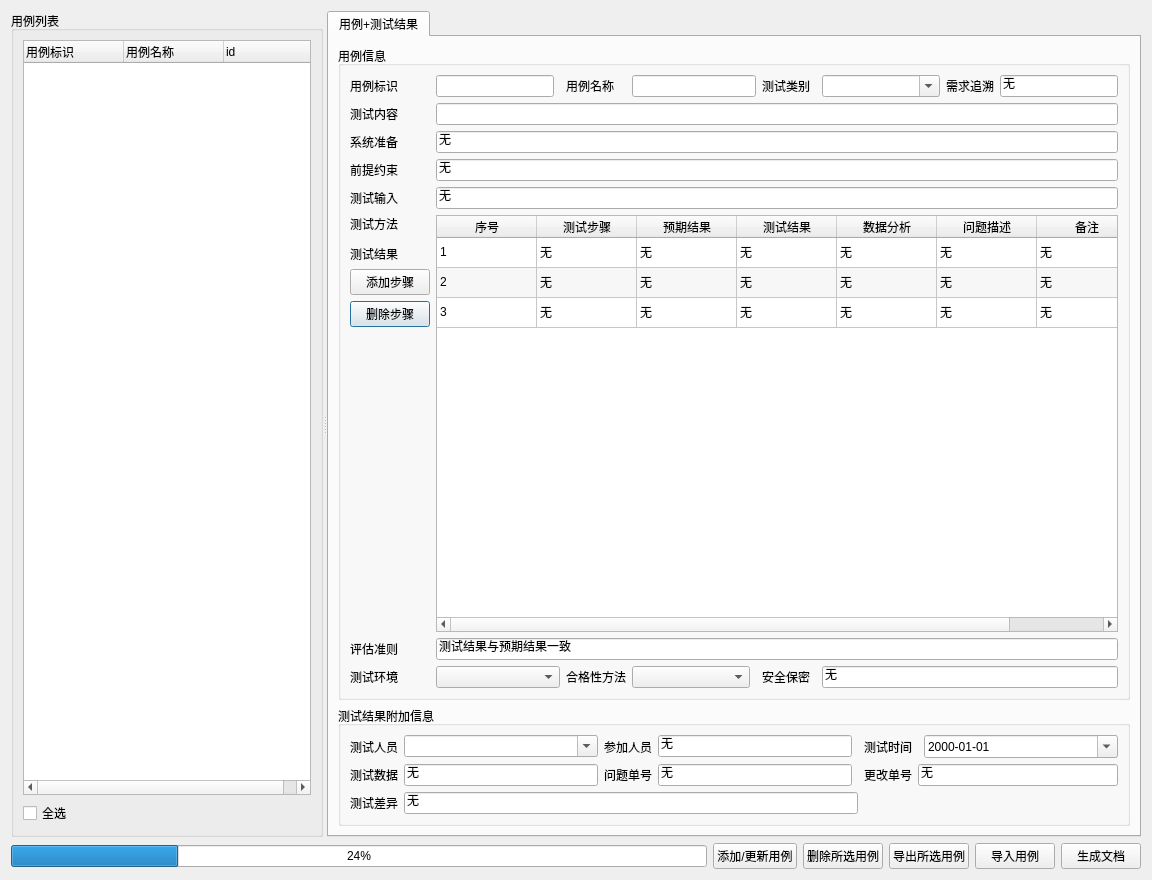
<?xml version="1.0" encoding="UTF-8"?>
<ui version="4.0">
 <class>CraneTestDocWnd</class>
 <widget class="QDialog" name="CraneTestDocWnd">
  <property name="geometry">
   <rect>
    <x>0</x>
    <y>0</y>
    <width>1152</width>
    <height>880</height>
   </rect>
  </property>
  <property name="windowTitle">
   <string>配置项测试工具</string>
  </property>
  <layout class="QVBoxLayout" name="verticalLayout_2">
   <item>
    <widget class="QSplitter" name="splitter">
     <property name="sizePolicy">
      <sizepolicy hsizetype="Expanding" vsizetype="Expanding">
       <horstretch>0</horstretch>
       <verstretch>0</verstretch>
      </sizepolicy>
     </property>
     <property name="orientation">
      <enum>Qt::Horizontal</enum>
     </property>
     <widget class="QGroupBox" name="groupBox">
      <property name="sizePolicy">
       <sizepolicy hsizetype="Expanding" vsizetype="Expanding">
        <horstretch>0</horstretch>
        <verstretch>0</verstretch>
       </sizepolicy>
      </property>
      <property name="title">
       <string>用例列表</string>
      </property>
      <layout class="QVBoxLayout" name="verticalLayout">
       <item>
        <widget class="QTreeWidget" name="testcase_tree">
         <property name="sizePolicy">
          <sizepolicy hsizetype="Preferred" vsizetype="Expanding">
           <horstretch>0</horstretch>
           <verstretch>0</verstretch>
          </sizepolicy>
         </property>
         <property name="editTriggers">
          <set>QAbstractItemView::EditKeyPressed</set>
         </property>
         <property name="selectionBehavior">
          <enum>QAbstractItemView::SelectRows</enum>
         </property>
         <property name="columnCount">
          <number>3</number>
         </property>
         <column>
          <property name="text">
           <string>用例标识</string>
          </property>
         </column>
         <column>
          <property name="text">
           <string>用例名称</string>
          </property>
         </column>
         <column>
          <property name="text">
           <string>id</string>
          </property>
         </column>
        </widget>
       </item>
       <item>
        <widget class="QCheckBox" name="selectall_checkbox">
         <property name="text">
          <string>全选</string>
         </property>
        </widget>
       </item>
      </layout>
     </widget>
     <widget class="QTabWidget" name="test_tabwidget">
      <property name="sizePolicy">
       <sizepolicy hsizetype="Expanding" vsizetype="Expanding">
        <horstretch>0</horstretch>
        <verstretch>0</verstretch>
       </sizepolicy>
      </property>
      <property name="minimumSize">
       <size>
        <width>0</width>
        <height>0</height>
       </size>
      </property>
      <property name="currentIndex">
       <number>0</number>
      </property>
      <widget class="QWidget" name="test_result_tab">
       <property name="sizePolicy">
        <sizepolicy hsizetype="Expanding" vsizetype="Expanding">
         <horstretch>0</horstretch>
         <verstretch>0</verstretch>
        </sizepolicy>
       </property>
       <attribute name="title">
        <string>用例+测试结果</string>
       </attribute>
       <layout class="QVBoxLayout" name="verticalLayout_4">
        <item>
         <layout class="QVBoxLayout" name="verticalLayout_3">
          <item>
           <widget class="QGroupBox" name="testSpecGroup">
            <property name="sizePolicy">
             <sizepolicy hsizetype="Expanding" vsizetype="Expanding">
              <horstretch>0</horstretch>
              <verstretch>0</verstretch>
             </sizepolicy>
            </property>
            <property name="title">
             <string>用例信息</string>
            </property>
            <property name="flat">
             <bool>false</bool>
            </property>
            <layout class="QGridLayout" name="gridLayout">
             <property name="sizeConstraint">
              <enum>QLayout::SetNoConstraint</enum>
             </property>
             <item row="13" column="3">
              <widget class="QLabel" name="label_23">
               <property name="text">
                <string>合格性方法</string>
               </property>
              </widget>
             </item>
             <item row="2" column="0">
              <widget class="QLabel" name="label_5">
               <property name="text">
                <string>系统准备</string>
               </property>
              </widget>
             </item>
             <item row="0" column="1">
              <widget class="QLineEdit" name="test_caseidentify_edit"/>
             </item>
             <item row="13" column="1" colspan="2">
              <widget class="QComboBox" name="test_env_combox">
               <property name="sizePolicy">
                <sizepolicy hsizetype="Expanding" vsizetype="Fixed">
                 <horstretch>0</horstretch>
                 <verstretch>0</verstretch>
                </sizepolicy>
               </property>
              </widget>
             </item>
             <item row="10" column="0">
              <widget class="QLabel" name="label_9">
               <property name="text">
                <string>评估准则</string>
               </property>
              </widget>
             </item>
             <item row="0" column="4" colspan="2">
              <widget class="QLineEdit" name="test_item_edit"/>
             </item>
             <item row="3" column="1" colspan="10">
              <widget class="QLineEdit" name="precondation_edit">
               <property name="text">
                <string>无</string>
               </property>
              </widget>
             </item>
             <item row="0" column="10">
              <widget class="QLineEdit" name="require_trace_edit">
               <property name="text">
                <string>无</string>
               </property>
              </widget>
             </item>
             <item row="13" column="4">
              <widget class="QComboBox" name="qualified_method_combox">
               <property name="sizePolicy">
                <sizepolicy hsizetype="Expanding" vsizetype="Fixed">
                 <horstretch>0</horstretch>
                 <verstretch>0</verstretch>
                </sizepolicy>
               </property>
              </widget>
             </item>
             <item row="6" column="0">
              <widget class="QLabel" name="label_8">
               <property name="sizePolicy">
                <sizepolicy hsizetype="Preferred" vsizetype="Maximum">
                 <horstretch>0</horstretch>
                 <verstretch>0</verstretch>
                </sizepolicy>
               </property>
               <property name="text">
                <string>&lt;html&gt;&lt;head/&gt;&lt;body&gt;&lt;p&gt;测试方法&lt;/p&gt;&lt;p&gt;测试结果&lt;/p&gt;&lt;/body&gt;&lt;/html&gt;</string>
               </property>
              </widget>
             </item>
             <item row="4" column="1" colspan="10">
              <widget class="QLineEdit" name="test_input_edit">
               <property name="text">
                <string>无</string>
               </property>
              </widget>
             </item>
             <item row="6" column="1" rowspan="4" colspan="10">
              <widget class="QTableWidget" name="test_procedure_tabel">
               <property name="alternatingRowColors">
                <bool>true</bool>
               </property>
               <attribute name="horizontalHeaderCascadingSectionResizes">
                <bool>false</bool>
               </attribute>
               <attribute name="horizontalHeaderShowSortIndicator" stdset="0">
                <bool>false</bool>
               </attribute>
               <attribute name="horizontalHeaderStretchLastSection">
                <bool>false</bool>
               </attribute>
               <attribute name="verticalHeaderVisible">
                <bool>false</bool>
               </attribute>
               <row>
                <property name="text">
                 <string>New Row</string>
                </property>
               </row>
               <row>
                <property name="text">
                 <string>New Row</string>
                </property>
               </row>
               <row>
                <property name="text">
                 <string>New Row</string>
                </property>
               </row>
               <column>
                <property name="text">
                 <string>序号</string>
                </property>
                <property name="textAlignment">
                 <set>AlignCenter</set>
                </property>
               </column>
               <column>
                <property name="text">
                 <string>测试步骤</string>
                </property>
               </column>
               <column>
                <property name="text">
                 <string>预期结果</string>
                </property>
               </column>
               <column>
                <property name="text">
                 <string>测试结果</string>
                </property>
               </column>
               <column>
                <property name="text">
                 <string>数据分析</string>
                </property>
               </column>
               <column>
                <property name="text">
                 <string>问题描述</string>
                </property>
               </column>
               <column>
                <property name="text">
                 <string>备注</string>
                </property>
               </column>
               <item row="0" column="0">
                <property name="text">
                 <string>1</string>
                </property>
               </item>
               <item row="0" column="1">
                <property name="text">
                 <string>无</string>
                </property>
               </item>
               <item row="0" column="2">
                <property name="text">
                 <string>无</string>
                </property>
               </item>
               <item row="0" column="3">
                <property name="text">
                 <string>无</string>
                </property>
               </item>
               <item row="0" column="4">
                <property name="text">
                 <string>无</string>
                </property>
               </item>
               <item row="0" column="5">
                <property name="text">
                 <string>无</string>
                </property>
               </item>
               <item row="0" column="6">
                <property name="text">
                 <string>无</string>
                </property>
               </item>
               <item row="1" column="0">
                <property name="text">
                 <string>2</string>
                </property>
               </item>
               <item row="1" column="1">
                <property name="text">
                 <string>无</string>
                </property>
               </item>
               <item row="1" column="2">
                <property name="text">
                 <string>无</string>
                </property>
               </item>
               <item row="1" column="3">
                <property name="text">
                 <string>无</string>
                </property>
               </item>
               <item row="1" column="4">
                <property name="text">
                 <string>无</string>
                </property>
               </item>
               <item row="1" column="5">
                <property name="text">
                 <string>无</string>
                </property>
               </item>
               <item row="1" column="6">
                <property name="text">
                 <string>无</string>
                </property>
               </item>
               <item row="2" column="0">
                <property name="text">
                 <string>3</string>
                </property>
               </item>
               <item row="2" column="1">
                <property name="text">
                 <string>无</string>
                </property>
               </item>
               <item row="2" column="2">
                <property name="text">
                 <string>无</string>
                </property>
               </item>
               <item row="2" column="3">
                <property name="text">
                 <string>无</string>
                </property>
               </item>
               <item row="2" column="4">
                <property name="text">
                 <string>无</string>
                </property>
               </item>
               <item row="2" column="5">
                <property name="text">
                 <string>无</string>
                </property>
               </item>
               <item row="2" column="6">
                <property name="text">
                 <string>无</string>
                </property>
               </item>
              </widget>
             </item>
             <item row="1" column="1" colspan="10">
              <widget class="QLineEdit" name="test_content_edit"/>
             </item>
             <item row="10" column="1" colspan="10">
              <widget class="QLineEdit" name="estimate_rule_eidt">
               <property name="text">
                <string>测试结果与预期结果一致</string>
               </property>
              </widget>
             </item>
             <item row="0" column="6">
              <widget class="QLabel" name="label_2">
               <property name="text">
                <string>测试类别</string>
               </property>
              </widget>
             </item>
             <item row="0" column="8">
              <widget class="QComboBox" name="test_cat_combox">
               <property name="sizePolicy">
                <sizepolicy hsizetype="Expanding" vsizetype="Fixed">
                 <horstretch>0</horstretch>
                 <verstretch>0</verstretch>
                </sizepolicy>
               </property>
               <property name="editable">
                <bool>true</bool>
               </property>
               <property name="duplicatesEnabled">
                <bool>true</bool>
               </property>
              </widget>
             </item>
             <item row="0" column="0">
              <widget class="QLabel" name="label">
               <property name="text">
                <string>用例标识</string>
               </property>
              </widget>
             </item>
             <item row="0" column="9">
              <widget class="QLabel" name="label_3">
               <property name="text">
                <string>需求追溯</string>
               </property>
              </widget>
             </item>
             <item row="3" column="0">
              <widget class="QLabel" name="label_6">
               <property name="text">
                <string>前提约束</string>
               </property>
              </widget>
             </item>
             <item row="0" column="3">
              <widget class="QLabel" name="label_12">
               <property name="text">
                <string>用例名称</string>
               </property>
              </widget>
             </item>
             <item row="13" column="0">
              <widget class="QLabel" name="label_10">
               <property name="text">
                <string>测试环境</string>
               </property>
              </widget>
             </item>
             <item row="8" column="0">
              <widget class="QPushButton" name="remove_procdure_button">
               <property name="text">
                <string>删除步骤</string>
               </property>
               <property name="icon">
                <iconset resource="cranetestdoc.qrc">
                 <normaloff>:/image/image/iconfinder_minus-circle_2561243.png</normaloff>:/image/image/iconfinder_minus-circle_2561243.png</iconset>
               </property>
              </widget>
             </item>
             <item row="7" column="0">
              <widget class="QPushButton" name="add_procedure_button">
               <property name="text">
                <string>添加步骤</string>
               </property>
               <property name="icon">
                <iconset resource="cranetestdoc.qrc">
                 <normaloff>:/image/image/iconfinder_circle-add_226591.png</normaloff>:/image/image/iconfinder_circle-add_226591.png</iconset>
               </property>
               <property name="iconSize">
                <size>
                 <width>16</width>
                 <height>16</height>
                </size>
               </property>
              </widget>
             </item>
             <item row="4" column="0">
              <widget class="QLabel" name="label_7">
               <property name="text">
                <string>测试输入</string>
               </property>
              </widget>
             </item>
             <item row="2" column="1" colspan="10">
              <widget class="QLineEdit" name="sys_prepare_edit">
               <property name="text">
                <string>无</string>
               </property>
              </widget>
             </item>
             <item row="1" column="0">
              <widget class="QLabel" name="label_4">
               <property name="text">
                <string>测试内容</string>
               </property>
              </widget>
             </item>
             <item row="13" column="6">
              <widget class="QLabel" name="label_24">
               <property name="text">
                <string>安全保密</string>
               </property>
              </widget>
             </item>
             <item row="13" column="8" colspan="3">
              <widget class="QLineEdit" name="safe_secret_edit">
               <property name="sizePolicy">
                <sizepolicy hsizetype="Expanding" vsizetype="Fixed">
                 <horstretch>0</horstretch>
                 <verstretch>0</verstretch>
                </sizepolicy>
               </property>
               <property name="text">
                <string>无</string>
               </property>
              </widget>
             </item>
            </layout>
           </widget>
          </item>
          <item>
           <widget class="QGroupBox" name="testReportGroup">
            <property name="sizePolicy">
             <sizepolicy hsizetype="Expanding" vsizetype="Maximum">
              <horstretch>0</horstretch>
              <verstretch>0</verstretch>
             </sizepolicy>
            </property>
            <property name="title">
             <string>测试结果附加信息</string>
            </property>
            <layout class="QGridLayout" name="gridLayout_2">
             <item row="0" column="6" colspan="2">
              <widget class="QLabel" name="label_13">
               <property name="text">
                <string>测试时间</string>
               </property>
              </widget>
             </item>
             <item row="2" column="7" colspan="2">
              <widget class="QLineEdit" name="correct_sheet_edit">
               <property name="sizePolicy">
                <sizepolicy hsizetype="Expanding" vsizetype="Fixed">
                 <horstretch>0</horstretch>
                 <verstretch>0</verstretch>
                </sizepolicy>
               </property>
               <property name="text">
                <string>无</string>
               </property>
              </widget>
             </item>
             <item row="0" column="3">
              <widget class="QLineEdit" name="test_person_join_edit">
               <property name="text">
                <string>无</string>
               </property>
              </widget>
             </item>
             <item row="0" column="2">
              <widget class="QLabel" name="label_15">
               <property name="text">
                <string>参加人员</string>
               </property>
              </widget>
             </item>
             <item row="2" column="2">
              <widget class="QLabel" name="label_17">
               <property name="text">
                <string>问题单号</string>
               </property>
              </widget>
             </item>
             <item row="2" column="0">
              <widget class="QLabel" name="label_16">
               <property name="text">
                <string>测试数据</string>
               </property>
              </widget>
             </item>
             <item row="2" column="6">
              <widget class="QLabel" name="label_18">
               <property name="text">
                <string>更改单号</string>
               </property>
              </widget>
             </item>
             <item row="2" column="1">
              <widget class="QLineEdit" name="test_data_edit">
               <property name="text">
                <string>无</string>
               </property>
              </widget>
             </item>
             <item row="0" column="8">
              <widget class="QDateTimeEdit" name="test_date_timepickedit">
               <property name="sizePolicy">
                <sizepolicy hsizetype="Expanding" vsizetype="Fixed">
                 <horstretch>0</horstretch>
                 <verstretch>0</verstretch>
                </sizepolicy>
               </property>
               <property name="displayFormat">
                <string>yyyy-MM-dd</string>
               </property>
               <property name="calendarPopup">
                <bool>true</bool>
               </property>
              </widget>
             </item>
             <item row="0" column="1">
              <widget class="QComboBox" name="test_person_combox">
               <property name="editable">
                <bool>true</bool>
               </property>
              </widget>
             </item>
             <item row="0" column="0">
              <widget class="QLabel" name="label_14">
               <property name="text">
                <string>测试人员</string>
               </property>
              </widget>
             </item>
             <item row="2" column="3">
              <widget class="QLineEdit" name="problem_sheet_edit">
               <property name="text">
                <string>无</string>
               </property>
              </widget>
             </item>
             <item row="3" column="0">
              <widget class="QLabel" name="label_11">
               <property name="text">
                <string>测试差异</string>
               </property>
              </widget>
             </item>
             <item row="3" column="1" colspan="4">
              <widget class="QLineEdit" name="test_diff_edit">
               <property name="text">
                <string>无</string>
               </property>
              </widget>
             </item>
            </layout>
           </widget>
          </item>
         </layout>
        </item>
       </layout>
      </widget>
     </widget>
    </widget>
   </item>
   <item>
    <layout class="QHBoxLayout" name="horizontalLayout">
     <property name="sizeConstraint">
      <enum>QLayout::SetMaximumSize</enum>
     </property>
     <item>
      <widget class="QProgressBar" name="process_progressbar">
       <property name="value">
        <number>24</number>
       </property>
      </widget>
     </item>
     <item>
      <widget class="QPushButton" name="add_test_case_button">
       <property name="text">
        <string>添加/更新用例</string>
       </property>
       <property name="icon">
        <iconset resource="cranetestdoc.qrc">
         <normaloff>:/image/image/iconfinder_network_sans_add_103649.png</normaloff>:/image/image/iconfinder_network_sans_add_103649.png</iconset>
       </property>
       <property name="iconSize">
        <size>
         <width>16</width>
         <height>16</height>
        </size>
       </property>
      </widget>
     </item>
     <item>
      <widget class="QPushButton" name="remove_test_case_button">
       <property name="text">
        <string>删除所选用例</string>
       </property>
       <property name="icon">
        <iconset resource="cranetestdoc.qrc">
         <normaloff>:/image/image/iconfinder_UI_Basic_GLYPH-73_4733351.png</normaloff>:/image/image/iconfinder_UI_Basic_GLYPH-73_4733351.png</iconset>
       </property>
      </widget>
     </item>
     <item>
      <widget class="QPushButton" name="save_test_case_button">
       <property name="text">
        <string>导出所选用例</string>
       </property>
       <property name="icon">
        <iconset resource="cranetestdoc.qrc">
         <normaloff>:/image/image/iconfinder_export-share-upload_2931143.png</normaloff>:/image/image/iconfinder_export-share-upload_2931143.png</iconset>
       </property>
      </widget>
     </item>
     <item>
      <widget class="QPushButton" name="import_case_button">
       <property name="text">
        <string>导入用例</string>
       </property>
       <property name="icon">
        <iconset resource="cranetestdoc.qrc">
         <normaloff>:/image/image/iconfinder_import-download-save_2931171.png</normaloff>:/image/image/iconfinder_import-download-save_2931171.png</iconset>
       </property>
      </widget>
     </item>
     <item>
      <widget class="QPushButton" name="generate_doc_button">
       <property name="text">
        <string>生成文档</string>
       </property>
       <property name="icon">
        <iconset resource="cranetestdoc.qrc">
         <normaloff>:/image/image/iconfinder_15_2134065.png</normaloff>:/image/image/iconfinder_15_2134065.png</iconset>
       </property>
      </widget>
     </item>
    </layout>
   </item>
  </layout>
 </widget>
 <tabstops>
  <tabstop>test_tabwidget</tabstop>
  <tabstop>test_caseidentify_edit</tabstop>
  <tabstop>test_cat_combox</tabstop>
  <tabstop>require_trace_edit</tabstop>
  <tabstop>test_content_edit</tabstop>
  <tabstop>sys_prepare_edit</tabstop>
  <tabstop>precondation_edit</tabstop>
  <tabstop>test_input_edit</tabstop>
  <tabstop>test_procedure_tabel</tabstop>
  <tabstop>estimate_rule_eidt</tabstop>
  <tabstop>test_date_timepickedit</tabstop>
  <tabstop>test_data_edit</tabstop>
  <tabstop>correct_sheet_edit</tabstop>
 </tabstops>
 <resources>
  <include location="cranetestdoc.qrc"/>
 </resources>
 <connections/>
</ui>
